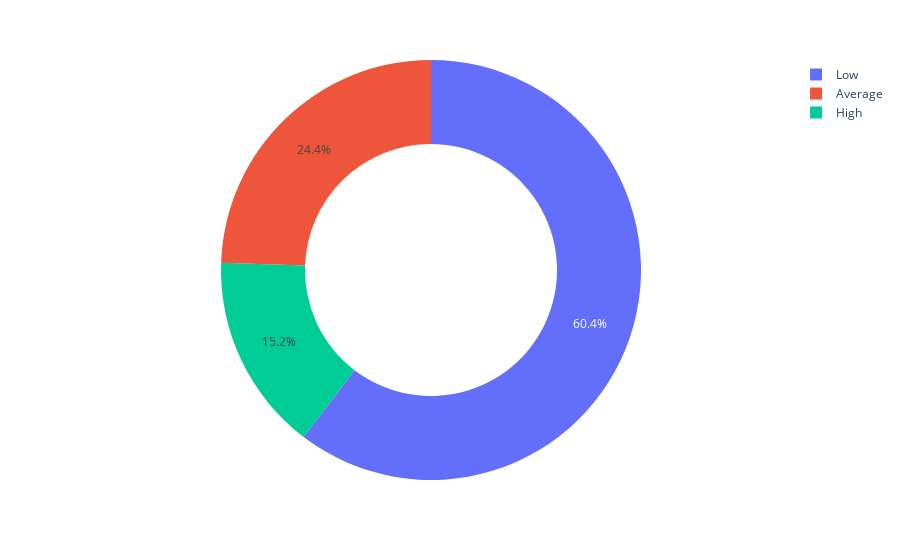

The cell this chart's notebook holds for it:
### Code cell
plt.figure(figsize=(7,8))
px.pie(df['Spending_Score'].value_counts().reset_index(),values= 'Spending_Score', names = ['Low ', 'Average','High'] , hole =0.6)

### Figure 1 — Plotly figure (JSON) as saved in the notebook; plotly's stock layout.template omitted (floating-point values rounded to 4 significant figures)
{"data": [{"domain": {"x": [0, 1], "y": [0, 1]}, "hole": 0.6, "hovertemplate": "label=%{label}<br>Spending_Score=%{value}<extra></extra>", "labels": ["Low ", "Average", "High"], "legendgroup": "", "name": "", "showlegend": true, "type": "pie", "values": [4752, 1924, 1195]}], "layout": {"legend": {"tracegroupgap": 0}, "margin": {"t": 60}}}
